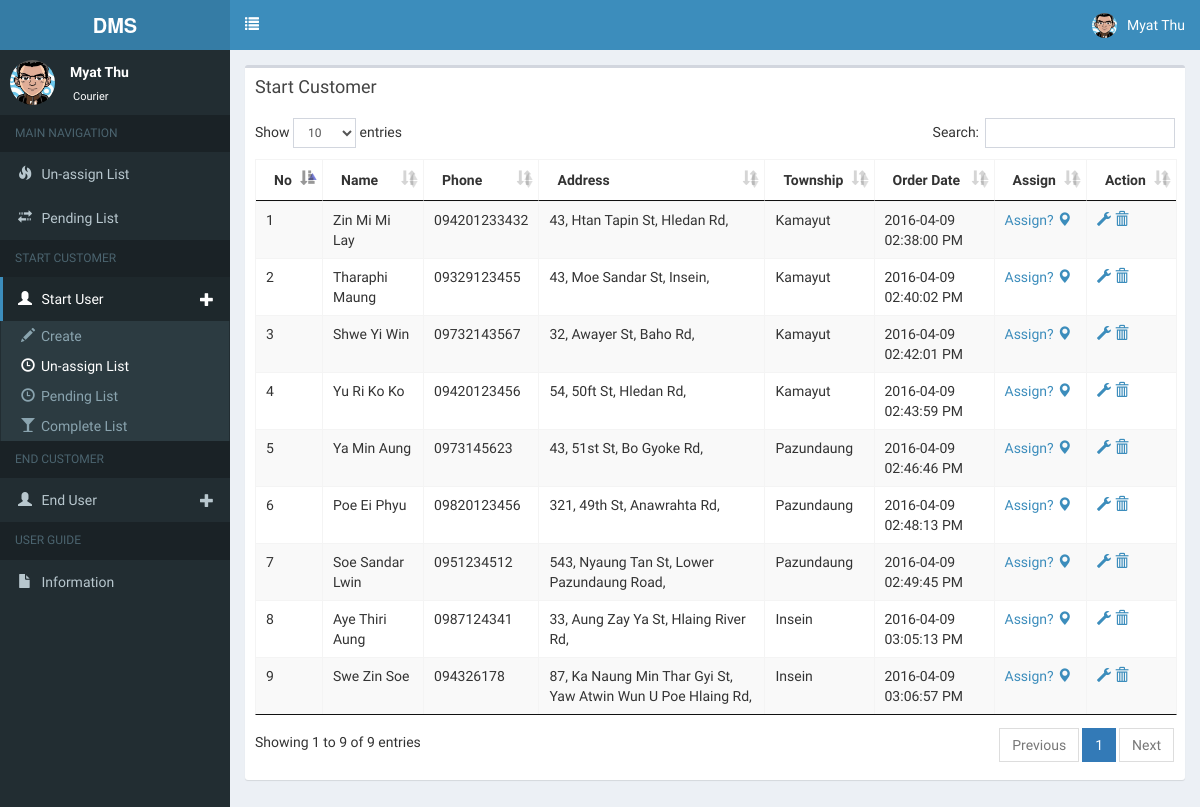
Screenshot of /customer/browse/start_unassign (signed in) with the database file from the repository.
### tables this page shows
CREATE TABLE `customer` (
  `id` int(11) NOT NULL,
  `name` varchar(50) NOT NULL,
  `township_id` int(11) NOT NULL,
  `home_no` varchar(20) NOT NULL,
  `street` varchar(50) NOT NULL,
  `road` varchar(50) NOT NULL,
  `quarter` varchar(50) NOT NULL,
  `drop_point_id` int(11) NOT NULL,
  `timestamp` varchar(50) NOT NULL,
  `phone` varchar(20) NOT NULL,
  `description` varchar(255) DEFAULT NULL,
  `customer_type` char(1) NOT NULL,
  `deleted` tinyint(1) NOT NULL DEFAULT '0',
  `done_status` tinyint(1) NOT NULL DEFAULT '0'
);

CREATE TABLE `township` (
  `id` int(11) NOT NULL,
  `code` varchar(20) NOT NULL,
  `township` varchar(50) NOT NULL,
  `latitude` varchar(100) NOT NULL,
  `longitude` varchar(100) NOT NULL
);

### application/controllers/Customer.php (called while the page is built, shortened)
<?php
class Customer extends MY_Controller
{
	function __construct()
	{
	    $this->load->model('main_model');
	    $this->load->model('customer_model');
	    $this->load->model('assign_model');
	    $this->load->model('sub_model');
	    $this->load->model('order_model');
	}
	public function browse($status='')
	{
		$header=$this->config->item('header');
		$footer=$this->config->item('footer');
		$this->load->view($header);
		$data['township']=$this->main_model->get_all_township();
		if($status=='start_unassign')
		{
			$data['page_label_1']="Un-Assign List";
			$data['page_label_2']="Start Customer";
			$start='s';
			$data['query']=$this->customer_model->unassign($start);
			$view_on=$this->config->item('start_unassign');
		}
		elseif ($status=='end_unassign')
		{
			$data['page_label_1']="Un-Assign List";
			$data['page_label_2']="End Customer";
			$start='e';
			$data['query']=$this->customer_model->unassign($start);
			$view_on=$this->config->item('end_unassign');
		}
		elseif ($status=='end_pending')
		{
			$data['page_label_1']="Pending List";
			$data['page_label_2']="End Customer";
			$start='e';
			$data['query']=$this->customer_model->pending($start);
			$view_on=$this->config->item('end_pending');
		}
	    $this->load->view($view_on,$data);
		$this->load->view($footer);
	}
}

### index.php (called while the page is built, shortened)
<?php
require_once BASEPATH.'core/CodeIgniter.php';

### application/models/Customer_model.php (called while the page is built, shortened)
<?php
class Customer_model extends CI_Model {
	function unassign_check()
	{
		$this->db->select('customer_id');
		$this->db->from('assign');
		$query=$this->db->get();
		$all_assign=$query->result_array();
		foreach ($all_assign as $value)
		{
			$user_id_arr[]=$value['customer_id'];
		}
		return isset($user_id_arr)?$user_id_arr:null;
	}
	function unassign($status)
	{
		$customer_id=$this->unassign_check();
		$this->db->select('*,customer.id as customer_id');
		$this->db->from('customer');
		$this->db->join('township',"township.id =customer.township_id");
		$this->db->where('customer_type',$status);
		$this->db->where('customer.done_status',0);
		$this->db->where_not_in('customer.id', $customer_id);
		$query=$this->db->get();
		return $query->result_array();
	}
}

### application/views/front_end/customer/start_unassign.php (the view, shortened to what this page needs)
<?php
  $datatable_bootstrap_css=$this->config->item('datatable_bootstrap_css');
  $datatable_jquery_css=$this->config->item('datatable_jquery_css');
  $assign_controller=$this->config->item('assign_controller');
?>
<link href="<?php echo base_url($datatable_bootstrap_css); ?>" rel="stylesheet" type="text/css" />
<link href="<?php echo base_url($datatable_jquery_css); ?>" rel="stylesheet" type="text/css" />
<div class="content-wrapper">
<section class="content">
	 <div class="row">
      <div class="col-xs-12">
              <div class="box">
                <div class="box-header">
                  <h3 class="box-title"><?=$page_label_2?></h3>
                </div>
                <div class="box-body">
                  <table id="example1" class="table table-bordered table-striped">
                      <thead>
                        <tr>
                          <th>No</th>
                          <th>Name</th>
                          <th>Phone</th>
                          <th>Address</th>
                          <th>Township</th>
                          <th>Order Date</th>
                          <th>Assign</th>
                          <th>Action</th>
                        </tr>
                      </thead>
                      <tbody>
                      <?php $i=1; ?>
                      <?php  foreach ($query as $val): ?>
                        <tr>
                          <td><?=$i?></td>
                          <td><?=$val['name']?></td>
                          <td><?=$val['phone']?></td>
                          <td>
                            <?php
                              echo $val['home_no'].", ".$val['street'].", ".$val['road'].", ".$val['quarter'];
                            ?>
                          </td>
                          <td><?=$val['township']?></td>
                          <td><?=$val['timestamp']?></td>
                           <?php $toAssignController=$assign_controller."/start_unassign/".$val['customer_id'];?>
                          <td><a href="<?=base_url($toAssignController)?>">
                                Assign?  <i class="glyphicon glyphicon-map-marker"></i>
                              </a>
                          </td>
                          <td>
                            <a href="#" data-toggle="modal" data-target="#myModal<?=$val['id']?>">
                              <i class="glyphicon glyphicon-wrench"></i>
                            </a>
                            <a href="#" onClick="alert('Comming Soon')"> <i class="glyphicon glyphicon-trash"></i> </a>
                          </td>
                        </tr>
                      <?php $i++; ?>
                      <?php endforeach; ?>
                      </tbody>
                  </table>
               </div>
              </div>
      </div>
   </div>
</section>
</div>

### rows the page displays
customer: name "Zin Mi Mi Lay", phone "094201233432", home_no "43", street "Htan Tapin St", road "Hledan Rd", township.township "Kamayut", timestamp "2016-04-09 02:38:00 PM"
customer: name "Tharaphi Maung", phone "09329123455", home_no "43", street "Moe Sandar St", road "Insein", township.township "Kamayut", timestamp "2016-04-09 02:40:02 PM"
customer: name "Shwe Yi Win", phone "09732143567", home_no "32", street "Awayer St", road "Baho Rd", township.township "Kamayut", timestamp "2016-04-09 02:42:01 PM"
customer: name "Yu Ri Ko Ko", phone "09420123456", home_no "54", street "50ft St", road "Hledan Rd", township.township "Kamayut", timestamp "2016-04-09 02:43:59 PM"
customer: name "Ya Min Aung", phone "0973145623", home_no "43", street "51st St", road "Bo Gyoke Rd", township.township "Pazundaung", timestamp "2016-04-09 02:46:46 PM"
customer: name "Poe Ei Phyu", phone "09820123456", home_no "321", street "49th St", road "Anawrahta Rd", township.township "Pazundaung", timestamp "2016-04-09 02:48:13 PM"
customer: name "Soe Sandar Lwin", phone "0951234512", home_no "543", street "Nyaung Tan St", road "Lower Pazundaung Road", township.township "Pazundaung", timestamp "2016-04-09 02:49:45 PM"
customer: name "Aye Thiri Aung", phone "0987124341", home_no "33", street "Aung Zay Ya St", road "Hlaing River Rd", township.township "Insein", timestamp "2016-04-09 03:05:13 PM"
customer: name "Swe Zin Soe", phone "094326178", home_no "87", street "Ka Naung Min Thar Gyi St", road "Yaw Atwin Wun U Poe Hlaing Rd", township.township "Insein", timestamp "2016-04-09 03:06:57 PM"

### other values shown
$username "Myat Thu"
$position "Courier"
$page_label_2 "Start Customer"
